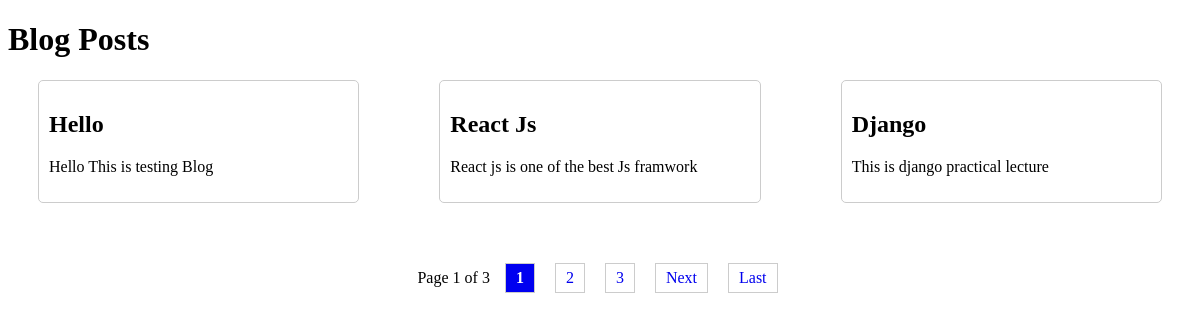
The app's page /blog/list/ with its own data.
### blog/models.py (models this page shows, shortened)
class Post(models.Model):
    title = models.CharField(max_length=200)
    content = models.TextField()
    author = models.CharField(max_length=50)
    created_at = models.DateTimeField(auto_now_add=True)

### blog/views.py (the view)
# urls.py: path('list/', views.post_list, name='post_list'),
def post_list(request):
    posts = Post.objects.all().order_by('-id')  # Order posts by newest first
    paginator = Paginator(posts, 3)  # Show 2 posts per page
    page_number = request.GET.get('page')
    page_obj = paginator.get_page(page_number)
    return render(request, 'blog/post_list.html', {'page_obj': page_obj})

### blog/templates/blog/post_list.html (shortened to what this page needs)
<!DOCTYPE html>
<html>
<head>
</head>
<body>
    <h1>Blog Posts</h1>
    <div class="posts">
        {% for post in page_obj %}
            <div class="post">
                <h2>{{ post.title }}</h2>
                <p>{{ post.content }}</p>
            </div>
        {% endfor %}
    </div>
    <div class="pagination">
        <span class="">
            Page {{ page_obj.number }} of {{ page_obj.paginator.num_pages }}
        </span>
        {% for num in page_obj.paginator.page_range %}
            {% if page_obj.number == num %}
                <span class="current">{{ num }}</span>
            {% else %}
                <a href="?page={{ num }}">{{ num }}</a>
            {% endif %}
        {% endfor %}
        {% if page_obj.has_next %}
            <a href="?page={{ page_obj.next_page_number }}">Next</a>
            <a href="?page={{ page_obj.paginator.num_pages }}">Last</a>
        {% endif %}
    </div>
</body>
</html>

### records on screen
Post: title "Hello", content "Hello This is testing Blog"
Post: title "React Js", content "React js is one of the best Js framwork"
Post: title "Django", content "This is django practical lecture"

### other values on screen
{{ page_obj.number }} "1"
{{ page_obj.paginator.num_pages }} "3"
{{ num }} "1"
{{ num }} "2" "3"
